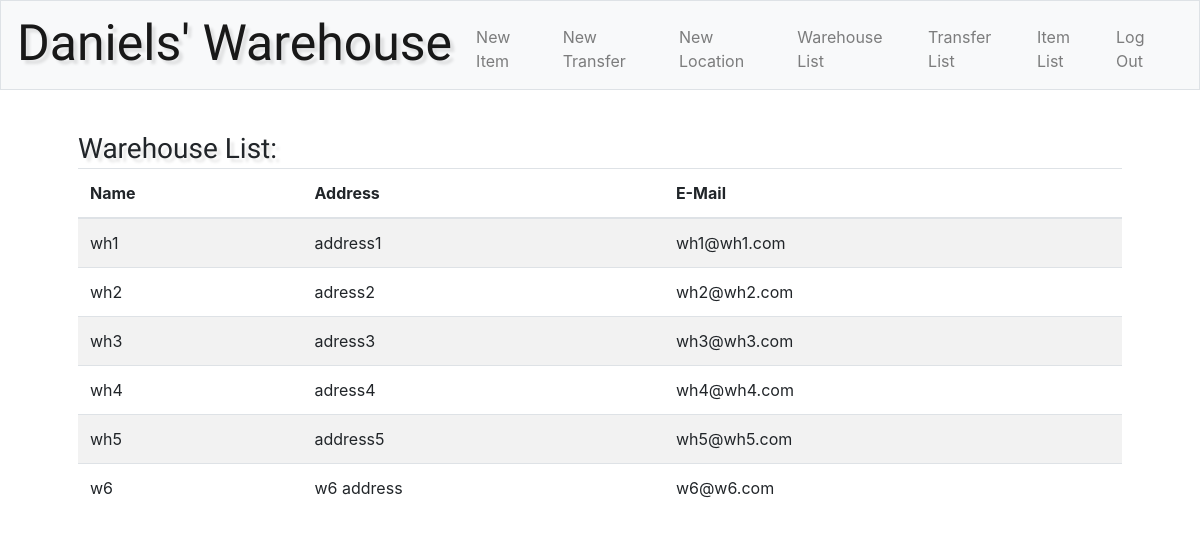
Screenshot of /warehouse_list (signed in) with the database file from the repository.
### tables this page shows
CREATE TABLE `location` ( `lo_id` INTEGER PRIMARY KEY AUTOINCREMENT,
 `lo_name` TEXT NOT NULL, `lo_address` TEXT NOT NULL, `lo_email` TEXT NOT NULL, `lo_us_id` INTEGER );

### application.py (the view)
@app.route("/warehouse_list")
@login_required
def warehouse():
    warehouse_list = db.execute("SELECT lo_name, lo_address, lo_email FROM location")
    warehouse_list = warehouse_list
    return render_template("warehouse_list.html", warehouse_list=warehouse_list)

### helpers.py (called while the page is built)
def login_required(f):
    @wraps(f)
    def decorated_function(*args, **kwargs):
        if session.get("user_id") is None:
            return redirect("/login")
        return f(*args, **kwargs)
    return decorated_function

### templates/warehouse_list.html (shortened to what this page needs)
{% extends "layout.html" %}
{% block main %}
    <table class="table table-striped">
        <thead>
            <h1>Warehouse List:</h1>
            <tr>
                <th>Name</th>
                <th>Address</th>
                <th>E-Mail</th>
            </tr>
        </thead>
            {% for i in warehouse_list %}
            <tr>
                <td>{{ i.lo_name }}   </td>
                <td>{{ i.lo_address }}  </td>
                <td>{{ i.lo_email }} </td>
            </tr>
            {% endfor %}
    </table>
{% endblock %}

### static/style.css (style rules this page uses)
h1 { font: 400 28px/0.8 'Cookie', Helvetica, sans-serif; color: #black; text-shadow: 4px 4px 3px rgba(0,0,0,0.1); }
tr { align-content: center; }

### rows the page displays
location: lo_name "wh1", lo_address "address1", lo_email "wh1@wh1.com"
location: lo_name "wh2", lo_address "adress2", lo_email "wh2@wh2.com"
location: lo_name "wh3", lo_address "adress3", lo_email "wh3@wh3.com"
location: lo_name "wh4", lo_address "adress4", lo_email "wh4@wh4.com"
location: lo_name "wh5", lo_address "address5", lo_email "wh5@wh5.com"
location: lo_name "w6", lo_address "w6 address", lo_email "w6@w6.com"
